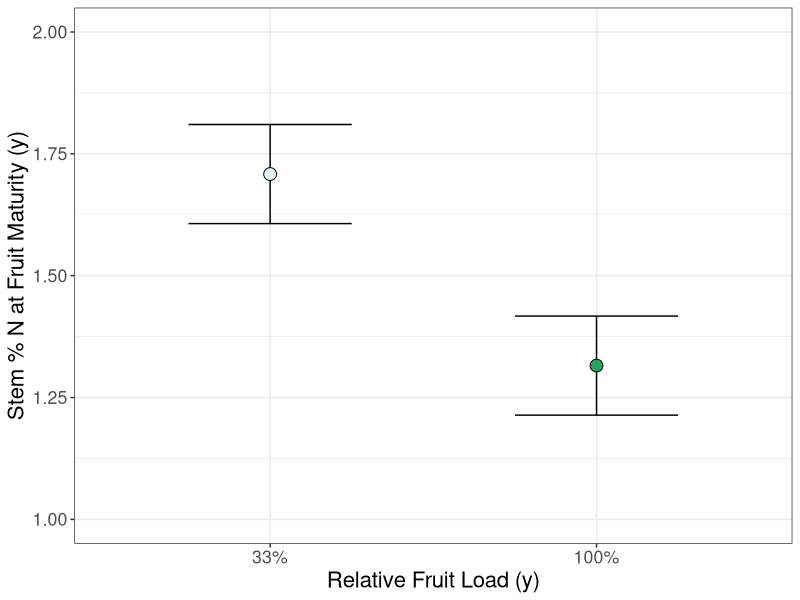
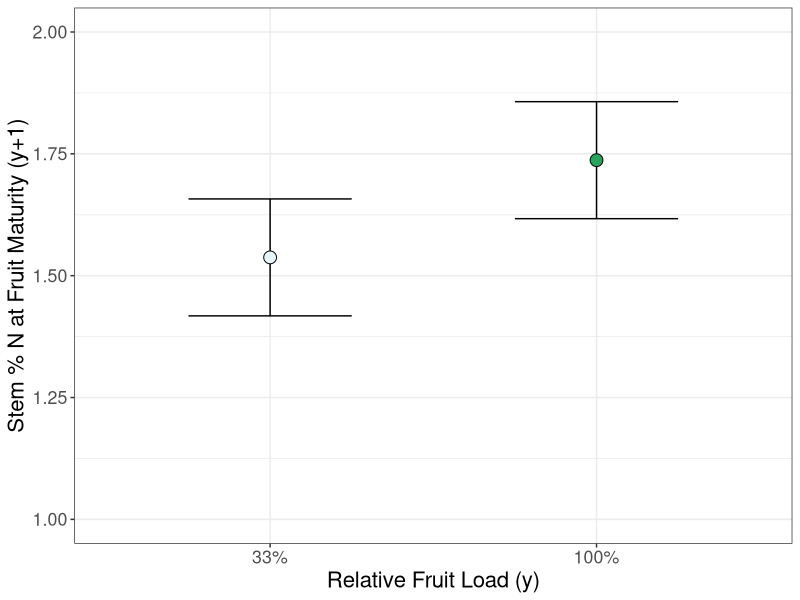

Write R code to recreate these figures, in order.
## ---- chunk 1
library(dplyr)
library(tidyverse)
library(lme4)
library(boot)
library(emmeans)
library(car)
## ---- chunk 2


h19res <- read.csv("Harvest2019_Results - clean.csv", header = T)

head(h19res) 

## ---- chunk 3

har19res<- h19res %>%
  mutate(per_thin = as.factor(per_thin)) %>% 
  mutate(sample_id = as.factor(sample_id))


## ---- chunk 4
har19stem <- har19res[har19res$tissue =="stem",]
head(har19stem)

## ---- chunk 5
h19stem_N <- glm(per_n ~ per_thin * shd_trt * fert_trt, data = har19stem)
summary(h19stem_N)
Anova(h19stem_N)

as.data.frame(Anova(h19stem_N))
har19_stemN_thin <- emmeans(h19stem_N, pairwise ~ per_thin, adjust="none")

# post hocs
emmeans(h19stem_N, pairwise ~ per_thin*shd_trt,adjust="none")
emmeans(h19stem_N, pairwise ~shd_trt,adjust="none")
emmeans(h19stem_N, pairwise ~fert_trt,adjust="none")

h19stem_thin_ci = as.data.frame(har19_stemN_thin$emmeans)
## ---- chunk 6
ggplot(h19stem_thin_ci, aes(per_thin, emmean, fill=per_thin))+
  geom_errorbar(data = h19stem_thin_ci, mapping = aes(ymin=lower.CL, ymax=upper.CL), width = 0.5, color="black")+
    geom_point(size=4, pch=21)+
  scale_x_discrete(name="Relative Fruit Load (y)", limits =c("66", "0"), labels = c("33%","100%"))+
  scale_y_continuous(name = "Stem % N at Fruit Maturity (y)", limits = c(1,2))+
  theme_bw()+
  scale_fill_manual(values = c( "#2ca25f", "#e5f5f9"))+
  theme(text = element_text(size = 16))+
  theme(legend.position = "none")

## ---- chunk 7

fl20res <- read.csv("Resource Analysis_Floral_2020.csv", header=T)

head(fl20res)
## ---- chunk 8
fl20res<- fl20res %>%  
  mutate(per_thin = as.factor(per_thin)) %>% 
  mutate(sample_id = as.factor(sample_id))
head(fl20res)
## ---- chunk 9
f20stem <- fl20res[fl20res$tissue=="stem",]
head(f20stem)
## ---- chunk 10
f20stem_N <- lm(per_n ~ per_thin * shd_trt * fert_trt, data = f20stem)
summary(f20stem_N)
Anova(f20stem_N)
as.data.frame(Anova(f20stem_N))

fl20_stN_thin <- emmeans(f20stem_N, pairwise ~ per_thin, adjust="none")
f20stemN_thin_ci = as.data.frame(fl20_stN_thin$emmeans)
## ---- chunk 11

i20res <- read.csv("Resource Analysis_Init_2020.csv", header = T)

#inspect the first six rows, make sure it looks good. 
head(i20res) 

## ---- chunk 12

init20res<- i20res %>%
  mutate(per_thin = as.factor(per_thin)) %>% 
  mutate(sample_id = as.factor(sample_id))


## ---- chunk 13
init20stem <- init20res[init20res$tissue =="stem",]
 head(init20stem)

## ---- chunk 14
i20stem_N <- lm(per_n ~ per_thin * shd_trt * fert_trt, data = init20stem)
summary(i20stem_N)
Anova(i20stem_N)

as.data.frame(Anova(i20stem_N))
init20_stemN_thin <- emmeans(i20stem_N, pairwise ~ per_thin)

emmeans(i20stem_N, pairwise ~ per_thin*shd_trt, adjust="none")

i20stem_thin_ci = as.data.frame(init20_stemN_thin$emmeans)
## ---- chunk 15

h20res <- read.csv("Resource Analysis_Har_2020.csv", header = T)

#inspect the first six rows, make sure it looks good. 
head(h20res) 

## ---- chunk 16
har20res<- h20res %>%
  mutate(per_thin = as.factor(per_thin)) 
## ---- chunk 17
har20stem <- har20res[har20res$tissue =="stem",]
 head(har20stem)
## ---- chunk 18
har20stem_N<- glm(per_n ~ per_thin * shd_trt * fert_trt, data = har20stem)

summary(har20stem_N)
Anova(har20stem_N)


as.data.frame(Anova(har20stem_N))
har20_stemN_thin <- emmeans(har20stem_N, pairwise ~ per_thin, adjust="none")
har20stem_thin_ci = as.data.frame(har20_stemN_thin$emmeans)

 emmeans(har20stem_N, pairwise ~ fert_trt)
 emmeans(har20stem_N, pairwise ~ shd_trt)

## ---- chunk 19

ggplot(har20stem_thin_ci, aes(per_thin, emmean, fill=per_thin))+
  geom_errorbar(data = har20stem_thin_ci, mapping = aes(ymin=lower.CL, ymax=upper.CL), width = 0.5, color="black")+
    geom_point(size=4, pch=21)+
  scale_x_discrete(name="Relative Fruit Load (y)", limits =c("66", "0"), labels = c("33%","100%"))+
  scale_y_continuous(name = "Stem % N at Fruit Maturity (y+1)", limits = c(1,2))+
  theme_bw()+
  scale_fill_manual(values = c( "#2ca25f", "#e5f5f9"))+
  theme(text = element_text(size = 16))+
  theme(legend.position = "none")
